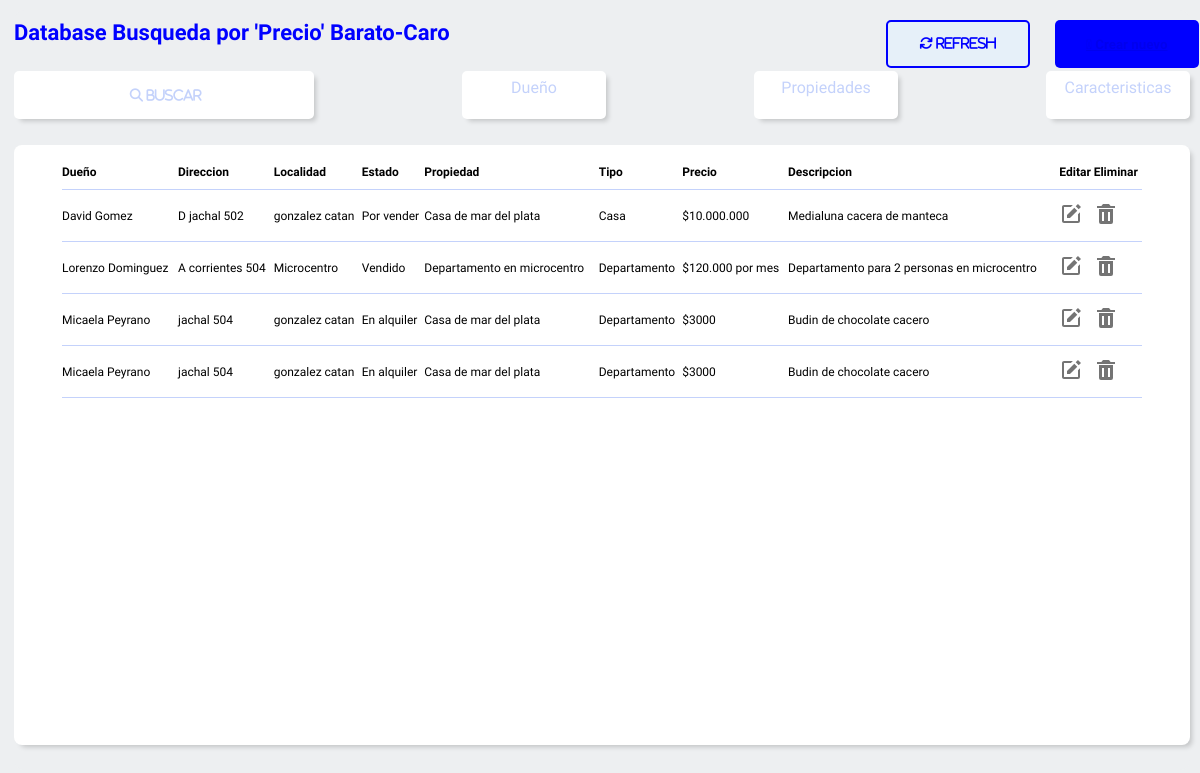
The app's page /precio_az/ with its own data.
### bd_app/models.py (models this page shows, shortened)
class datos_propiedad_model(models.Model):
    CASA='Casa'
    DEPARTAMENTO= 'Departamento'
    TERRENO= 'Terreno'
    LOCAL_COMERCIAL='Local comercial'
    PH = 'PH'
    QUINTA_VACACIONAL='Quinta vacacacional'
    OFICINA_COMERCIAL= 'Oficina comercial'
    GARAGE= 'Garage'
    BODEGA_GALPON= 'Bodega-Galpon'
    FCOMERCIO= 'Fondo de comercio'
    HOTEL= 'Hotel'
    DEPOSITO= 'Deposito'
    BODEGA= 'Bodega, niho o parcela'
    CONSULTORIO= 'Consultorio'
    OPCIONES=[(CASA,'Casa'),
              (DEPARTAMENTO, 'Departamento'),
              (TERRENO,'terreno'),
              (LOCAL_COMERCIAL,'Local comercial'),
              (PH,'ph'),
              (QUINTA_VACACIONAL,'Quinta vacacional'),
              (OFICINA_COMERCIAL,'Oficina comercial'),
              (GARAGE, 'Garage'),
              (BODEGA_GALPON, 'Bodega-Galpon'),
              (FCOMERCIO, 'Fondo de comercio'),
              (HOTEL, 'Hotel'),
              (DEPOSITO, 'Deposito'),
              (BODEGA, 'Bodega, niho o parcela'),
              (CONSULTORIO, 'Consultorio'),
              ]
    DIS='Disponible'
    ALQ='Alquilado'
    ENAL= 'En alquiler'
    ENV= 'En venta'
    POR = 'Por vender'
    VN= 'Vendido'
    OPCIONES_ESTADO=[(DIS,'Disponible'),
                     (ENAL,'En alquiler'),
                     (ALQ,'Alquilado'),
                     (ENV,'En venta'),
                     (POR,'Por vender'),
                     (VN,'Vendido')]
    id = models.AutoField(primary_key=True)
    dueño= models.CharField(max_length=50,blank=True)
    tipo = models.CharField(choices=OPCIONES,
                            max_length=50,
                            default=CASA,
                            null=True,
                            blank = True)
    estado = models.CharField(max_length=50,null=True,blank=False,
                              choices=OPCIONES_ESTADO,
                              default=DIS,)
    direccion = models.CharField(max_length=50,null=True,blank=False)
    descripcion= models.CharField(max_length=200,null=True,blank=False)
    pais= models.CharField(max_length=50,blank = True,null=True)
    provincia = models.CharField(max_length=50,blank = True,null=True)
    localidad = models.CharField(max_length=50,blank = True,null=True)
    parcela= models.IntegerField(null=True,blank=False)
    lote= models.CharField(max_length=50,null=True,blank=False)
    tamaño= models.CharField(max_length=50,null=True,blank=False)
    metros2 = models.CharField(max_length=50,null=True,blank=False)
    clave_c=models.CharField(max_length=50,null=True,blank=False)
    titular = models.CharField(max_length=50,null=True,blank=False)
    MN='Monoambiente'
    DOS='2 Ambientes'
    TRES='3 Ambientes'
    CUATRO='4 Ambientes'
    CINCO='5 Ambientes'
    OPCIONES_AMBIENTES=[(MN,'Monoambiente'),
                        (DOS,'2 Ambientes'),
                        (TRES,'3 Ambientes'),
                        (CUATRO,'4 Ambientes'),
                        (CINCO,'5 Ambientes')]
    propiedad = models.CharField(max_length=200,null=True,blank=False)
    ambientes= models.CharField(max_length=50,null=True,blank=False,
                             choices=OPCIONES_AMBIENTES,
                             default= MN)
    baños= models.IntegerField(null=True,blank=False)
    dormitorios= models.IntegerField(null=True,blank=False)
    cocina= models.IntegerField(null=True,blank=False)
    living= models.IntegerField(null=True,blank=False)
    comedor= models.IntegerField(null=True,blank=False)
    garage= models.IntegerField(null=True,blank=False)
    sotano=models.IntegerField(null=True,blank=False)
    terrasa= models.IntegerField(null=True,blank=False)
    descripcion= models.CharField(max_length=200,null=True,blank=False)
    precio= models.CharField(max_length=20,null=True,blank=False)

### bd_app/views.py (the view)
# urls.py: path('precio_az/',precio_az,name='precio_az'),
def precio_az (request):
      queryset = request.GET.get('buscar')
      clientes= datos_propiedad_model.objects.all().order_by('precio')
      if queryset:
          clientes= datos_propiedad_model.objects.filter(precio = True)
          clientes= datos_propiedad_model.objects.filter(
            Q(precio__icontains = queryset)
            ).distinct().order_by('precio')
      return render (request,'bd_app/filtros/precio/precio_az.html',{'clientes':clientes})

### bd_app/templates/bd_app/filtros/precio/precio_az.html (shortened to what this page needs)
{% extends 'bd_app/inicio.html' %}
{% block titulo %}
<h4 class="titulo_database">Database Busqueda por 'Precio' Barato-Caro</h4>
{% endblock %}
{% block tabla %}
<div class="tabla__main">
    <table>
        <thead>
            <th> <a href="{% url 'dueño_za' %}"> Dueño</th></a>
            <th ><a href="{% url 'direccion_za' %}" >Direccion</th></a>
            <th ><a href="{% url 'localidad_za' %}" >Localidad</th></a>
            <th ><a href="{% url 'estado_za' %}" >Estado</th></a>
            <th ><a href="{% url 'propiedad_za' %}" >Propiedad</th></a>
            <th ><a href="{% url 'tipo_za' %}" >Tipo</th></a>
            <th> <a href="{% url 'precio_za' %}"> Precio</th></a>
            <th ><a href="{% url 'descripcion_za' %}" >Descripcion</th></a>
            <th ><a href="{% url 'inicio' %}" >Editar</th></a>
            <th ><a href="{% url 'inicio' %}" >Eliminar</th></a>
        </thead>
        <tbody>
            {% for i in clientes %}
            <tr>
                <td>{{ i.dueño }}</td>
                <td>{{ i.direccion }}</td>
                <td>{{ i.localidad}}</td>
                <td>{{ i.estado}}</td>
                <td>{{ i.propiedad }}</td>
                <td>{{ i.tipo }}</td>
                <td>{{ i.precio }}</td>
                <td>{{ i.descripcion}}</td>
                <td class='edit'></td>
                <td class='delete'><a  href="{% url 'delete' i.id %}"  id="{{ i.id }}" > <svg class='buttom_delete'  xmlns="http://www.w3.org/2000/svg" width="24" height="24" viewBox="0 0 24 24" style="fill: rgb(116, 116, 116);transform: ;msFilter:;"><path d="M6 7H5v13a2 2 0 0 0 2 2h10a2 2 0 0 0 2-2V7H6zm4 12H8v-9h2v9zm6 0h-2v-9h2v9zm.618-15L15 2H9L7.382 4H3v2h18V4z"></path></svg> </a></td>
            </tr>
            {% endfor %}
    </table>
</div>
{% endblock %}

### bd_app/static/bd_app/style_2.css (style rules this page uses)
* { margin: 0; padding: 0; box-sizing: border-box; font-family: 'Orbitron', sans-serif; font-family: 'Urbanist', sans-serif; }
body { display: flex; justify-content: center; align-items: center; background-color: #edeff1; }
.titulo_database { grid-column: 1/2; color: blue;; font-size: 22px; width: 500px; }
.tabla__main { grid-row: 2/3; grid-column: 1/4; background-color: rgb(255, 255, 255); display: flex; margin: 10px auto; margin-bottom: 10px; width: 98vw; height: 75vh; justify-content: center; border-radius: 8px ; box-shadow: 4px 4px 5px -2px rgba(0,0,0,0.18); -webkit-box-shadow: 4px 4px 5px -2px rgba(0,0,0,0.18); -moz-box-shadow: 4px 4px 5px -2px rgba(0,0,0,0.18); }
.tabla__main table { margin-top: 20px; width: 90vw; height: 10vh; border-collapse: collapse; border-bottom: solid 0.5px #c4d2fb; text-align: left; font-size: 12px; }
.tabla__main tr { margin-bottom: 40PX; }
th { padding-bottom: 10px ; }
.tabla__main td { border-top: solid 0.5px #c4d2fb; padding:4px 0; font-size: 12px; padding-bottom: 12px; padding-top: 12px; }
.tabla__main a { list-style: none; text-decoration: none; color: black; }

### bd_app/nahuel/style.css (style rules this page uses)
* { margin: 0; padding: 0; box-sizing: border-box; }

### records on screen
datos_propiedad_model: dueño "David Gomez", direccion "D jachal 502", localidad "gonzalez catan", estado "Por vender", propiedad "Casa de mar del plata", tipo "Casa", precio "$10.000.000", descripcion "Medialuna cacera de manteca"
datos_propiedad_model: dueño "Lorenzo Dominguez", direccion "A corrientes 504", localidad "Microcentro", estado "Vendido", propiedad "Departamento en microcentro", tipo "Departamento", precio "$120.000 por mes", descripcion "Departamento para 2 personas en microcentro"
datos_propiedad_model: dueño "Micaela Peyrano", direccion "jachal 504", localidad "gonzalez catan", estado "En alquiler", propiedad "Casa de mar del plata", tipo "Departamento", precio "$3000", descripcion "Budin de chocolate cacero"
datos_propiedad_model: dueño "Micaela Peyrano", direccion "jachal 504", localidad "gonzalez catan", estado "En alquiler", propiedad "Casa de mar del plata", tipo "Departamento", precio "$3000", descripcion "Budin de chocolate cacero"
